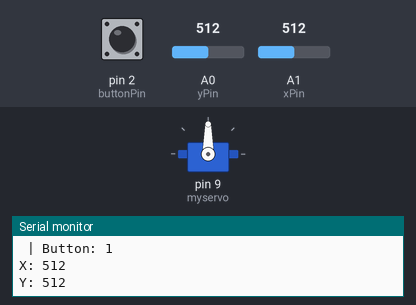
The sketch below on a simulated Arduino Uno, built with avr-gcc and run on an emulated ATmega328P. On the bench: servo, the last lines printed to the serial monitor. The test bench sets the inputs (shaded band); at power-on: A1 (xPin) = 512, pin 2 (buttonPin) HIGH, A0 (yPin) = 512.

Above: at 1.2 s.
1.3 s: A1 (xPin) set to 207
4.3 s: A1 (xPin) set to 181
At 4.9 s:
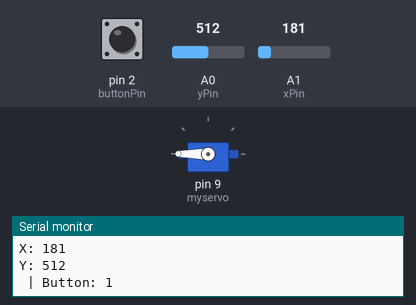
5.9 s: A1 (xPin) set to 1010
8.9 s: A1 (xPin) set to 991
At 9.7 s:
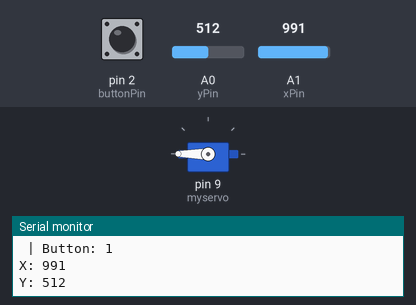
11.9 s: A1 (xPin) set to 1023
At 12.8 s:
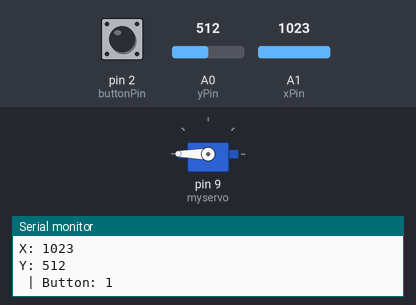
14.9 s: A1 (xPin) set to 990
At 16.2 s:
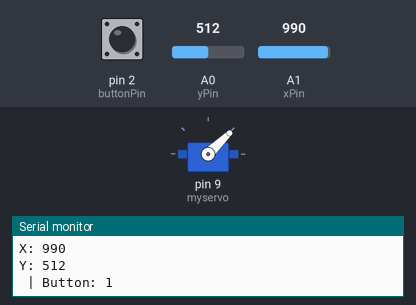
Timing chart, 0 to 17.5 s (numbered marks = the images above; inputs shaded):
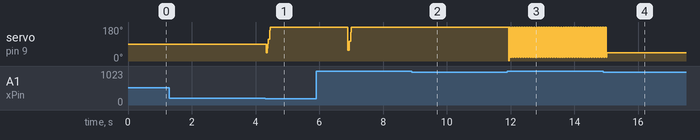

Measured:
- the behaviour switches between 200 and 199 on A1 (xPin) (found by bisection; images 0 and 1)
- after the input at 4.3 s, servo on pin 9 (myservo): 90° → 180° at once
- after the input at 8.9 s, servo on pin 9 (myservo): stops changing and stays 180°
- after the input at 11.9 s, servo on pin 9 (myservo): 180° → 1° at once, then repeats every 0.08 s: 180° 0.04 s, 19° 0.03 s

The sketch:

_21_JoyStick_Control_Servo.ino
```cpp
int xPin = A1;     // digital pin are connected to switch output
int yPin = A0;     // analog pin connected to Y output
int buttonPin = 2;// digital pin 2 are connected to switch output
int i=0; // intialize time
int xPosition = 0;
int yPosition = 0;
int buttonState = 0;
int servoposition = 0;// variable to store the servo position

#include <Servo.h>
Servo myservo;// create servo object to control a servo, // twelve servo objects can be created on most boards

void setup() {
  myservo.attach(9);// atttach the signal servo pin to pin 9 of the arduino

  // intitialize serial communications at 9600 bit per seconds:
  Serial.begin(9600);

  pinMode(xPin,INPUT);
  pinMode(xPin,INPUT);

  // activate pull-up resistor on the push-button pin
  pinMode(buttonPin,INPUT_PULLUP);
  // FOr versions prior to Arudino 1.0.1
  //pinMode(buttonPini,INPUT);
  //diitialWrite(buttonPin,HIGH);
}

void loop() {
  startagain:
  xPosition = analogRead(xPin);
  yPosition = analogRead(yPin);
  buttonState=digitalRead(buttonPin);

  Serial.print("X: ");Serial.println(xPosition);

  Serial.print("Y: ");Serial.println(yPosition);

  Serial.print(" | Button: "); Serial.println(buttonState);

  delay(10);//add some delay between reads
  if(xPosition>=489&&xPosition<=491&&yPosition>=522&&yPosition<=527)
  {
    myservo.write(0);
    goto startagain;
  }
  while(xPosition>1000)
  {
     xPosition = analogRead(xPin);
     yPosition = analogRead(yPin);
    buttonState=digitalRead(buttonPin);

    for(i=0;i<1000;i++)
    {
      myservo.write(i);
    }

  }
  while(xPosition>0&&xPosition<200)
  {
    xPosition = analogRead(xPin);
    yPosition = analogRead(yPin);
    buttonState=digitalRead(buttonPin);

    for(i = 1000;i>=0;i++)
    {
       myservo.write(i);
    }
  }
}
```
